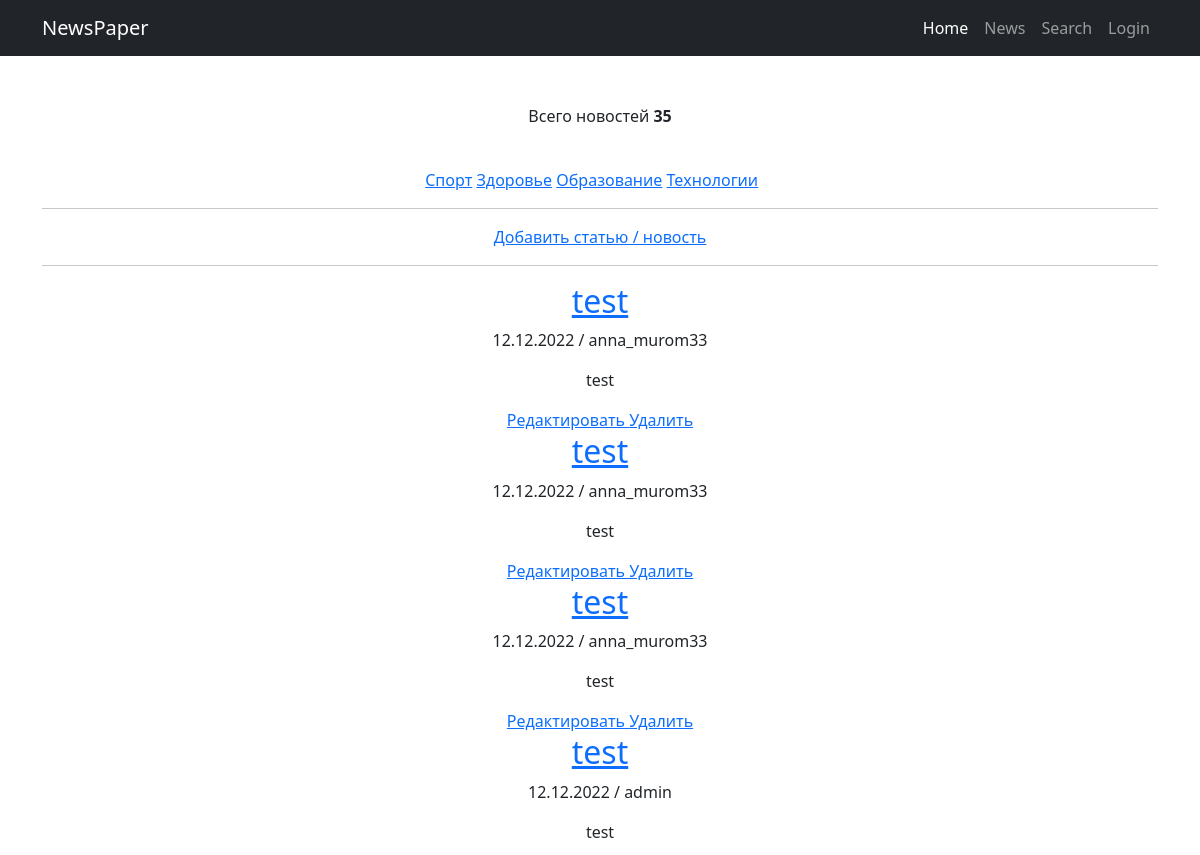
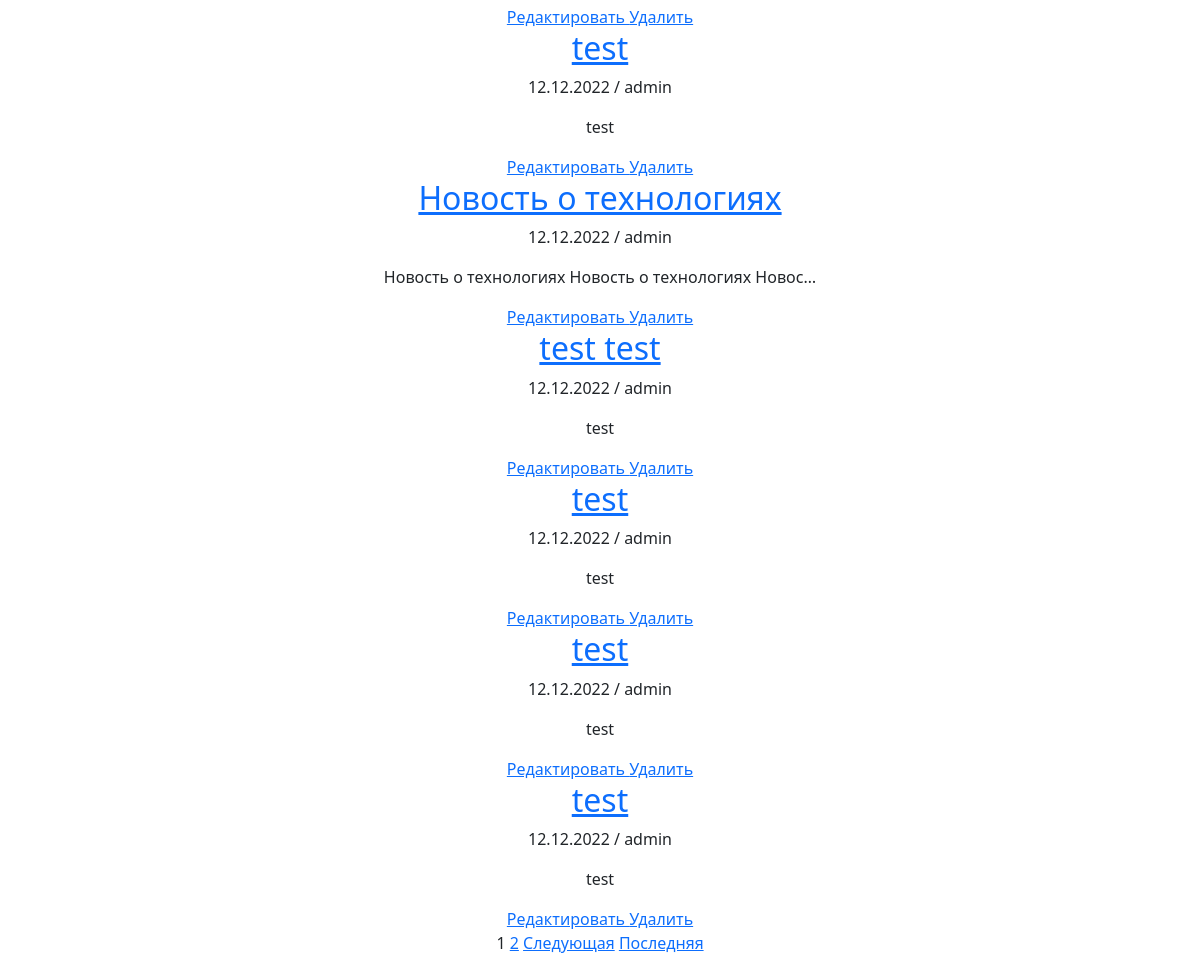
Before: /news/ with the older database file (2 pictures, top to bottom).
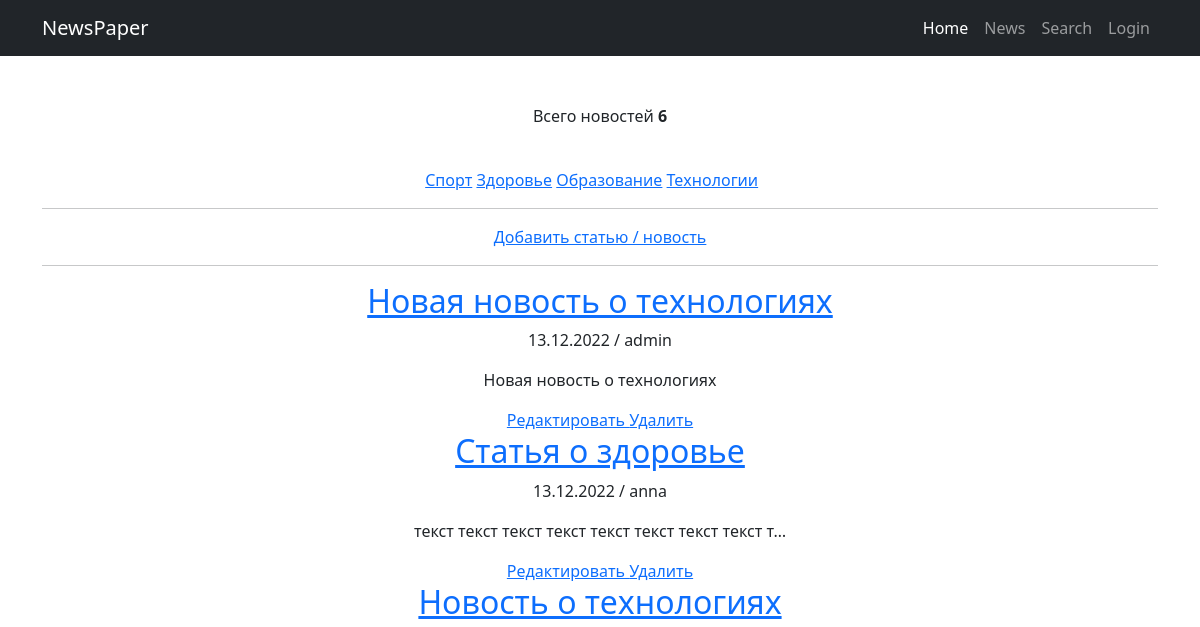
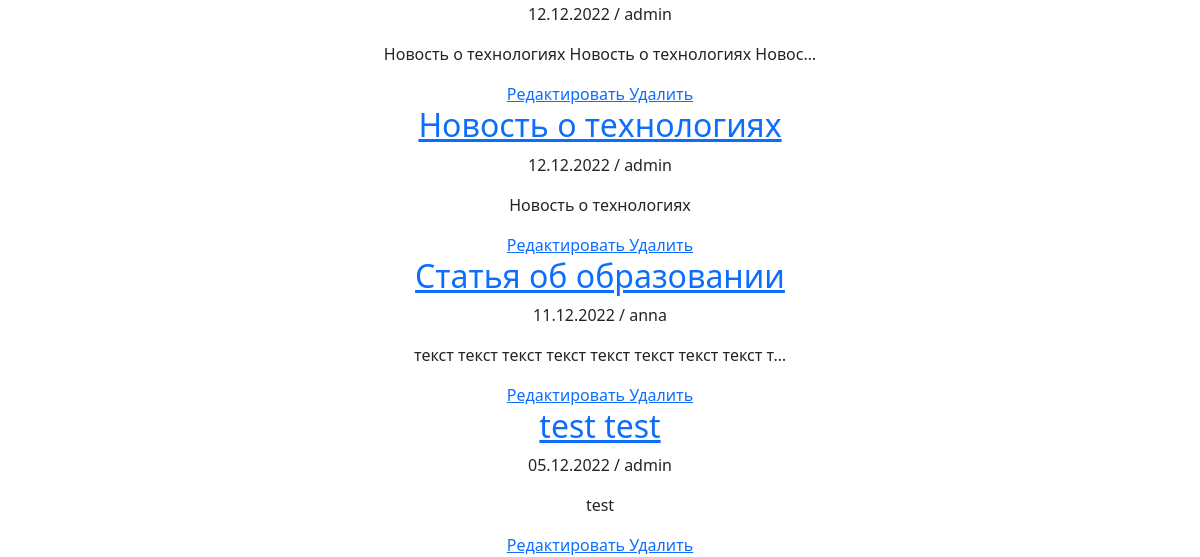
After: the same page with the newer database file (2 pictures, top to bottom).
### news/models.py (models this page shows, shortened)
class Category(models.Model):
    title = models.CharField(max_length=255, unique=True, verbose_name='название категории')
    subscribers = models.ManyToManyField(User, verbose_name='подписчики', blank=True)

class Post(models.Model):
    TYPES = (
        ('arti', 'статья'),
        ('news', 'новость')
    )
    author = models.ForeignKey(Author, on_delete=models.SET('автор неизвестен'), verbose_name='автор')
    type_of_post = models.CharField(max_length=4, choices=TYPES, default='news', verbose_name='тип поста')
    created_at = models.DateTimeField(auto_now_add=True)
    categories = models.ManyToManyField(Category, through='PostCategory', verbose_name='категории')
    title = models.CharField(max_length=255, verbose_name='заголовок')
    text = models.TextField(verbose_name='текст')
    rating = models.IntegerField(default=0, verbose_name='рейтинг')

class Author(models.Model):
    user = models.OneToOneField(User, on_delete=models.CASCADE)
    rating = models.IntegerField(default=0, verbose_name='рейтинг')

### news/views.py (the view)
# urls.py: path('', cache_page(60)(PostListView.as_view()), name='all_news'),
class PostListView(ListView):
    model = Post
    template_name = 'news/posts.html'
    context_object_name = 'posts'
    ordering = '-created_at'
    paginate_by = 10
    def get_context_data(self, **kwargs):
        context = super().get_context_data(**kwargs)
        context['count'] = len(self.get_queryset())
        context['categories'] = Category.objects.all()
        if self.request.user.is_authenticated:
            context['is_not_author'] = not self.request.user.groups.filter(name='authors').exists()
        category = self.request.resolver_match.kwargs.get('category_pk')
        context['is_category'] = category
        if category:
            context['current_category'] = Category.objects.get(pk=category)
        return context
    def get_queryset(self):
        category_pk = self.request.resolver_match.kwargs.get('category_pk')
        if category_pk:
            queryset = Post.objects.filter(categories__pk=category_pk)
        else:
            queryset = Post.objects.all()
        ordering = self.get_ordering()
        if ordering:
            if isinstance(ordering, str):
                ordering = (ordering,)
            queryset = queryset.order_by(*ordering)
        return queryset

### news/templatetags/custom_filters.py (called while the page is built)
@register.filter(name='censor')
def censor(value):
    profanity = ['банан', 'апельсин']
    for word in profanity:
        if word in value:
            value = value.replace(word, '**')
    return value

### news/templates/news/posts.html (shortened to what this page needs)
{% extends 'news/default.html' %}
{% load custom_filters %}
{% load cache %}
{% block content %}
    <p>Всего новостей <b>{{ count }}</b></p>
    <br>
    {% cache 300 category %}
        {% for category in categories %}
        <a href="{% url 'news:all_news' category.id %}">{{ category.title }}</a>
        {% endfor %}
    {% endcache %}
    <hr>
    <a href="{% url 'news:add_post' %}">Добавить статью / новость</a>
    <hr>
    {% if posts %}
        {% for post in posts %}
            <div>
                <h2><a href="{% url 'news:detail' post.id %}">{{ post.title|censor }}</a></h2>
                <p>{{ post.created_at|date:"d.m.Y" }} / {{ post.author.user.username }}</p>
                <p>{{ post.text|censor|truncatechars:50 }}</p>
                <a href="{% url 'news:update_post' post.id %}">Редактировать </a>
                <a href="{% url 'news:delete_post' post.id %}"> Удалить</a>
            </div>
        {% endfor %}
    {% else %}
        <h2>Список статей и новостей пуст =(</h2>
    {% endif %}
    {% if is_paginated %}
        {% for num in page_obj.paginator.page_range %}
            {% if page_obj.number == num %}
                <a>{{ num }}</a>
            {% elif num > page_obj.number|add:'-2' and num < page_obj.number|add:'2' %}
                <a href="?page={{ num }}">{{ num }}</a>
            {% endif %}
        {% endfor %}
        {% if page_obj.has_next %}
            <a href="?page={{ page_obj.next_page_number }}">Следующая</a>
            <a href="?page={{ page_obj.paginator.num_pages }}">Последняя</a>
        {% endif %}
    {% endif %}
{% endblock content %}

Changed rows visible on the page:
removed Post: title|censor "test", created_at "12.12.2022", author.user.username "anna_murom33", text|censor "test"
removed Post: title|censor "test", created_at "12.12.2022", author.user.username "anna_murom33", text|censor "test"
removed Post: title|censor "test", created_at "12.12.2022", author.user.username "anna_murom33", text|censor "test"
removed Post: title|censor "test", created_at "12.12.2022", author.user.username "admin", text|censor "test"
removed Post: title|censor "test", created_at "12.12.2022", author.user.username "admin", text|censor "test"
removed Post: title|censor "test", created_at "12.12.2022", author.user.username "admin", text|censor "test"
removed Post: title|censor "test", created_at "12.12.2022", author.user.username "admin", text|censor "test"
removed Post: title|censor "test", created_at "12.12.2022", author.user.username "admin", text|censor "test"
now on this page (row edited): Post: title|censor "Новая новость о технологиях", created_at "13.12.2022", author.user.username "admin", text|censor "Новая новость о технологиях"
added Post: title|censor "Статья о здоровье", created_at "13.12.2022", author.user.username "anna", text|censor "текст текст текст текст текст текст текст текст т…"
now on this page (row unchanged): Post: title|censor "Новость о технологиях", created_at "12.12.2022", author.user.username "admin", text|censor "Новость о технологиях"
added Post: title|censor "Статья об образовании", created_at "11.12.2022", author.user.username "anna", text|censor "текст текст текст текст текст текст текст текст т…"
changed Post "test test": created_at "12.12.2022" → "05.12.2022"
Other visible differences:
{{ count }}: "35" → "6"
list line gone: "1"
list line gone: "2"
text no longer shown: "Следующая Последняя"
